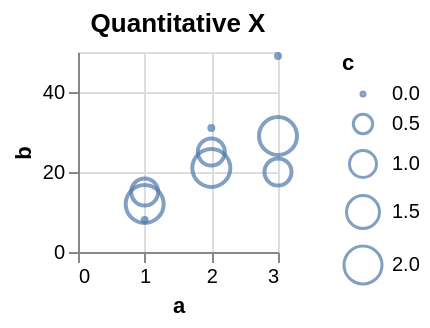

Write the Vega-Lite specification saved for this chart.
### Vega specification from a JSON file in a GitHub repository (floating-point values rounded to 4 significant figures)
{"$schema": "https://vega.github.io/schema/vega/v5.json", "description": "Testing invalid", "background": "white", "padding": 5, "height": 100, "data": [{"name": "source_0", "values": [{"a": 1, "b": 15, "c": 1}, {"a": 2, "b": 25, "c": 1}, {"a": 3, "b": 20, "c": 1}, {"a": 1, "b": 12, "c": 2}, {"a": 2, "b": 21, "c": 2}, {"a": 3, "b": 29, "c": 2}, {"a": 1, "b": 8, "c": null}, {"a": 2, "b": 31, "c": null}, {"a": 3, "b": 49, "c": null}]}], "signals": [{"name": "childWidth", "value": 100}], "layout": {"padding": 20, "bounds": "full", "align": "each"}, "marks": [{"type": "group", "name": "concat_0_group", "title": {"text": "Quantitative X", "frame": "group"}, "style": "cell", "encode": {"update": {"width": {"signal": "childWidth"}, "height": {"signal": "height"}}}, "marks": [{"name": "concat_0_marks", "type": "symbol", "style": ["point"], "from": {"data": "source_0"}, "encode": {"update": {"opacity": {"value": 0.7}, "fill": {"value": "transparent"}, "stroke": {"value": "#4c78a8"}, "ariaRoleDescription": {"value": "point"}, "description": {"signal": "\"a: \" + (!isValid(datum[\"a\"]) || !isFinite(+datum[\"a\"]) ? \"\" + datum[\"a\"] : format(datum[\"a\"], \"\")) + \"; b: \" + (!isValid(datum[\"b\"]) || !isFinite(+datum[\"b\"]) ? \"\" + datum[\"b\"] : format(datum[\"b\"], \"\")) + \"; c: \" + (!isValid(datum[\"c\"]) || !isFinite(+datum[\"c\"]) ? \"\" + datum[\"c\"] : format(datum[\"c\"], \"\"))"}, "x": [{"test": "!isValid(datum[\"a\"]) || !isFinite(+datum[\"a\"])", "scale": "concat_0_x", "value": 0}, {"scale": "concat_0_x", "field": "a"}], "y": [{"test": "!isValid(datum[\"b\"]) || !isFinite(+datum[\"b\"])", "scale": "concat_0_y", "value": 0}, {"scale": "concat_0_y", "field": "b"}], "size": [{"test": "!isValid(datum[\"c\"]) || !isFinite(+datum[\"c\"])", "scale": "size", "value": 0}, {"scale": "size", "field": "c"}]}}}], "axes": [{"scale": "concat_0_x", "orient": "bottom", "gridScale": "concat_0_y", "grid": true, "tickCount": {"signal": "ceil(childWidth/40)"}, "domain": false, "labels": false, "aria": false, "maxExtent": 0, "minExtent": 0, "ticks": false, "zindex": 0}, {"scale": "concat_0_y", "orient": "left", "gridScale": "concat_0_x", "grid": true, "tickCount": {"signal": "ceil(height/40)"}, "domain": false, "labels": false, "aria": false, "maxExtent": 0, "minExtent": 0, "ticks": false, "zindex": 0}, {"scale": "concat_0_x", "orient": "bottom", "grid": false, "title": "a", "labelFlush": true, "labelOverlap": true, "tickCount": {"signal": "ceil(childWidth/40)"}, "zindex": 0}, {"scale": "concat_0_y", "orient": "left", "grid": false, "title": "b", "labelOverlap": true, "tickCount": {"signal": "ceil(height/40)"}, "zindex": 0}]}], "scales": [{"name": "size", "type": "linear", "domain": {"data": "source_0", "field": "c"}, "range": [4, 361], "zero": true}, {"name": "concat_0_x", "type": "linear", "domain": {"data": "source_0", "field": "a"}, "range": [0, {"signal": "childWidth"}], "nice": true, "zero": true}, {"name": "concat_0_y", "type": "linear", "domain": {"data": "source_0", "field": "b"}, "range": [{"signal": "height"}, 0], "nice": true, "zero": true}], "legends": [{"size": "size", "symbolType": "circle", "title": "c", "encode": {"symbols": {"update": {"fill": {"value": "transparent"}, "stroke": {"value": "#4c78a8"}, "opacity": {"value": 0.7}}}}}]}
